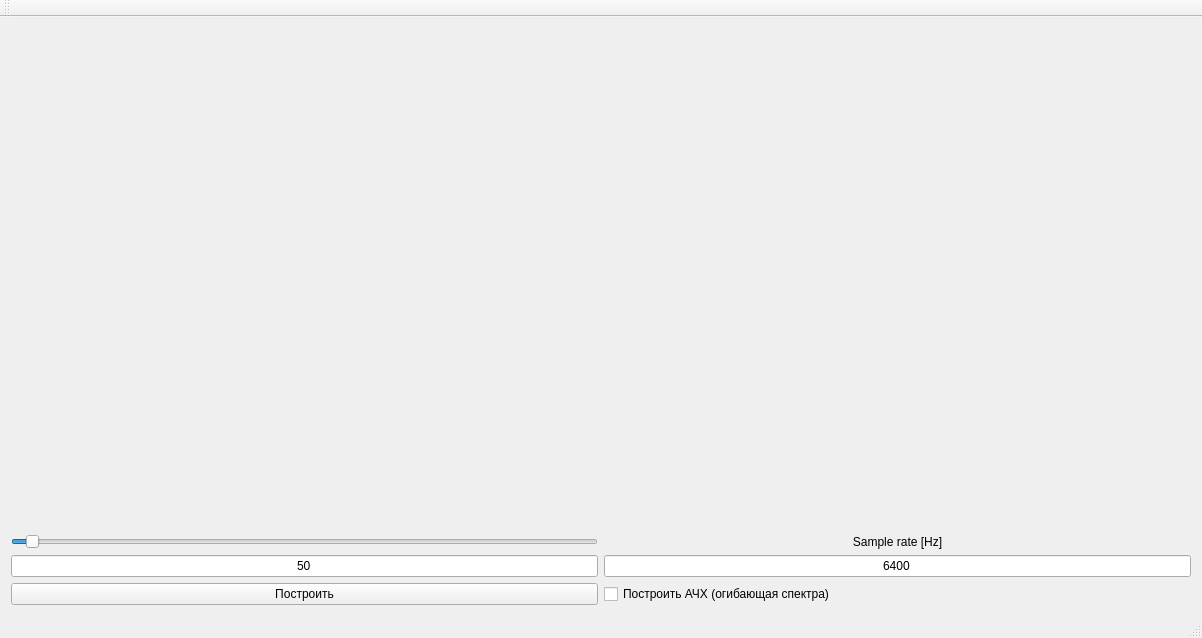
<?xml version="1.0" encoding="UTF-8"?>
<ui version="4.0">
 <class>MainWindow</class>
 <widget class="QMainWindow" name="MainWindow">
  <property name="geometry">
   <rect>
    <x>0</x>
    <y>0</y>
    <width>1202</width>
    <height>638</height>
   </rect>
  </property>
  <property name="windowTitle">
   <string>Filter Analysis</string>
  </property>
  <widget class="QWidget" name="centralWidget">
   <layout class="QGridLayout" name="gridLayout">
    <item row="4" column="0">
     <widget class="QPushButton" name="pushButtonFilter">
      <property name="sizePolicy">
       <sizepolicy hsizetype="Preferred" vsizetype="Fixed">
        <horstretch>0</horstretch>
        <verstretch>0</verstretch>
       </sizepolicy>
      </property>
      <property name="text">
       <string>Построить</string>
      </property>
     </widget>
    </item>
    <item row="0" column="2" rowspan="2">
     <widget class="QCustomPlot" name="canvas_impulse" native="true">
      <property name="styleSheet">
       <string notr="true"/>
      </property>
     </widget>
    </item>
    <item row="2" column="0">
     <widget class="QSlider" name="horizontalSlider">
      <property name="sizePolicy">
       <sizepolicy hsizetype="Preferred" vsizetype="Fixed">
        <horstretch>0</horstretch>
        <verstretch>0</verstretch>
       </sizepolicy>
      </property>
      <property name="minimum">
       <number>1</number>
      </property>
      <property name="maximum">
       <number>2000</number>
      </property>
      <property name="value">
       <number>50</number>
      </property>
      <property name="orientation">
       <enum>Qt::Horizontal</enum>
      </property>
     </widget>
    </item>
    <item row="3" column="0">
     <widget class="QLineEdit" name="lineEdit_sineFreq">
      <property name="sizePolicy">
       <sizepolicy hsizetype="Preferred" vsizetype="Fixed">
        <horstretch>0</horstretch>
        <verstretch>0</verstretch>
       </sizepolicy>
      </property>
      <property name="text">
       <string>50</string>
      </property>
      <property name="alignment">
       <set>Qt::AlignCenter</set>
      </property>
     </widget>
    </item>
    <item row="0" column="0">
     <widget class="QCustomPlot" name="canvas_raw" native="true"/>
    </item>
    <item row="1" column="0">
     <widget class="QCustomPlot" name="canvas_filtred" native="true"/>
    </item>
    <item row="3" column="2">
     <widget class="QLineEdit" name="lineEdit_sampleRate">
      <property name="sizePolicy">
       <sizepolicy hsizetype="Preferred" vsizetype="Fixed">
        <horstretch>0</horstretch>
        <verstretch>0</verstretch>
       </sizepolicy>
      </property>
      <property name="text">
       <string>6400</string>
      </property>
      <property name="alignment">
       <set>Qt::AlignCenter</set>
      </property>
     </widget>
    </item>
    <item row="2" column="2">
     <widget class="QLabel" name="label_sampleRate">
      <property name="text">
       <string>Sample rate [Hz]</string>
      </property>
      <property name="alignment">
       <set>Qt::AlignCenter</set>
      </property>
     </widget>
    </item>
    <item row="4" column="2">
     <widget class="QCheckBox" name="checkBox_magnutideResponse">
      <property name="text">
       <string>Построить АЧХ (огибающая спектра)</string>
      </property>
     </widget>
    </item>
   </layout>
  </widget>
  <widget class="QMenuBar" name="menuBar">
   <property name="geometry">
    <rect>
     <x>0</x>
     <y>0</y>
     <width>1202</width>
     <height>20</height>
    </rect>
   </property>
  </widget>
  <widget class="QToolBar" name="mainToolBar">
   <attribute name="toolBarArea">
    <enum>TopToolBarArea</enum>
   </attribute>
   <attribute name="toolBarBreak">
    <bool>false</bool>
   </attribute>
  </widget>
  <widget class="QStatusBar" name="statusBar"/>
 </widget>
 <layoutdefault spacing="6" margin="11"/>
 <customwidgets>
  <customwidget>
   <class>QCustomPlot</class>
   <extends>QWidget</extends>
   <header>qcustomplot.h</header>
   <container>1</container>
  </customwidget>
 </customwidgets>
 <resources/>
 <connections/>
</ui>
